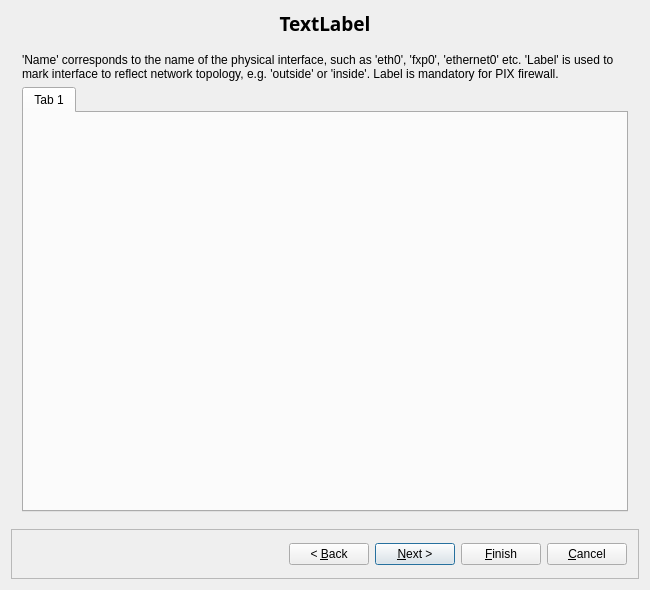
<?xml version="1.0" encoding="UTF-8"?>
<ui version="4.0">
 <class>newFirewallDialog_q</class>
 <widget class="QDialog" name="newFirewallDialog_q">
  <property name="windowModality">
   <enum>Qt::WindowModal</enum>
  </property>
  <property name="geometry">
   <rect>
    <x>0</x>
    <y>0</y>
    <width>650</width>
    <height>590</height>
   </rect>
  </property>
  <property name="minimumSize">
   <size>
    <width>650</width>
    <height>590</height>
   </size>
  </property>
  <property name="windowTitle">
   <string>Creating new firewall object</string>
  </property>
  <property name="windowIcon">
   <iconset resource="MainRes.qrc">
    <normaloff>:/Icons/Firewall/icon-tree</normaloff>:/Icons/Firewall/icon-tree</iconset>
  </property>
  <layout class="QGridLayout" name="gridLayout_8">
   <item row="0" column="0">
    <widget class="QLabel" name="titleLabel">
     <property name="sizePolicy">
      <sizepolicy hsizetype="MinimumExpanding" vsizetype="Fixed">
       <horstretch>0</horstretch>
       <verstretch>0</verstretch>
      </sizepolicy>
     </property>
     <property name="minimumSize">
      <size>
       <width>0</width>
       <height>25</height>
      </size>
     </property>
     <property name="font">
      <font>
       <family>Sans Serif</family>
       <pointsize>14</pointsize>
       <weight>75</weight>
       <italic>false</italic>
       <bold>true</bold>
      </font>
     </property>
     <property name="text">
      <string>TextLabel</string>
     </property>
     <property name="alignment">
      <set>Qt::AlignCenter</set>
     </property>
    </widget>
   </item>
   <item row="1" column="0">
    <widget class="QStackedWidget" name="stackedWidget">
     <property name="minimumSize">
      <size>
       <width>500</width>
       <height>450</height>
      </size>
     </property>
     <property name="currentIndex">
      <number>2</number>
     </property>
     <widget class="QWidget" name="page1">
      <layout class="QGridLayout" name="gridLayout_4">
       <item row="0" column="0">
        <widget class="QLabel" name="label631">
         <property name="text">
          <string>Name of the new firewall object:</string>
         </property>
         <property name="alignment">
          <set>Qt::AlignRight|Qt::AlignTrailing|Qt::AlignVCenter</set>
         </property>
         <property name="wordWrap">
          <bool>false</bool>
         </property>
        </widget>
       </item>
       <item row="0" column="1">
        <widget class="QLineEdit" name="obj_name"/>
       </item>
       <item row="1" column="0">
        <widget class="QLabel" name="label657">
         <property name="text">
          <string>Choose firewall software it is running:</string>
         </property>
         <property name="alignment">
          <set>Qt::AlignRight|Qt::AlignTrailing|Qt::AlignVCenter</set>
         </property>
         <property name="wordWrap">
          <bool>false</bool>
         </property>
        </widget>
       </item>
       <item row="1" column="1">
        <widget class="QComboBox" name="platform"/>
       </item>
       <item row="2" column="0">
        <widget class="QLabel" name="label656">
         <property name="text">
          <string>Choose OS the new firewall runs on:</string>
         </property>
         <property name="alignment">
          <set>Qt::AlignRight|Qt::AlignTrailing|Qt::AlignVCenter</set>
         </property>
         <property name="wordWrap">
          <bool>false</bool>
         </property>
        </widget>
       </item>
       <item row="2" column="1">
        <widget class="QComboBox" name="hostOS"/>
       </item>
       <item row="3" column="0" colspan="2">
        <widget class="Line" name="line1">
         <property name="sizePolicy">
          <sizepolicy hsizetype="Minimum" vsizetype="Fixed">
           <horstretch>0</horstretch>
           <verstretch>0</verstretch>
          </sizepolicy>
         </property>
         <property name="minimumSize">
          <size>
           <width>0</width>
           <height>20</height>
          </size>
         </property>
         <property name="frameShape">
          <enum>QFrame::HLine</enum>
         </property>
         <property name="frameShadow">
          <enum>QFrame::Sunken</enum>
         </property>
         <property name="orientation">
          <enum>Qt::Horizontal</enum>
         </property>
        </widget>
       </item>
       <item row="4" column="0">
        <widget class="QCheckBox" name="useTemplate">
         <property name="text">
          <string>Use preconfigured firewall templates</string>
         </property>
        </widget>
       </item>
       <item row="5" column="0" colspan="2">
        <widget class="QGroupBox" name="templateGroupBox">
         <layout class="QGridLayout" name="gridLayout">
          <item row="0" column="0" colspan="2">
           <widget class="QLabel" name="templateLibExplanation">
            <property name="text">
             <string>Firewall Builder comes with a library of standard template firewall objects, however you can compose your own library of templates and use it to create new firewall.</string>
            </property>
            <property name="wordWrap">
             <bool>true</bool>
            </property>
           </widget>
          </item>
          <item row="1" column="0">
           <widget class="QRadioButton" name="useStandard">
            <property name="text">
             <string>Use standard template objects</string>
            </property>
           </widget>
          </item>
          <item row="2" column="0">
           <widget class="QRadioButton" name="useCustom">
            <property name="text">
             <string>Use custom template objects</string>
            </property>
           </widget>
          </item>
          <item row="2" column="1">
           <widget class="QPushButton" name="selectCustomTemplateLib">
            <property name="text">
             <string>Select custom template library file</string>
            </property>
           </widget>
          </item>
          <item row="3" column="0">
           <widget class="QLabel" name="templateFilePathLabel">
            <property name="text">
             <string>Using template library file:</string>
            </property>
           </widget>
          </item>
          <item row="4" column="0" colspan="2">
           <widget class="QLineEdit" name="templateFilePath">
            <property name="minimumSize">
             <size>
              <width>400</width>
              <height>0</height>
             </size>
            </property>
           </widget>
          </item>
         </layout>
        </widget>
       </item>
       <item row="6" column="1">
        <spacer name="verticalSpacer">
         <property name="orientation">
          <enum>Qt::Vertical</enum>
         </property>
         <property name="sizeHint" stdset="0">
          <size>
           <width>20</width>
           <height>1</height>
          </size>
         </property>
        </spacer>
       </item>
      </layout>
     </widget>
     <widget class="QWidget" name="page2">
      <layout class="QGridLayout">
       <property name="margin">
        <number>0</number>
       </property>
       <item row="0" column="0">
        <widget class="QLabel" name="label662">
         <property name="text">
          <string>Next step is to add interfaces to the new firewall. There are two ways to do it: using SNMP query or manually. Adding them using SNMP query is fast and automatic, but is only possible if firewall runs SNMP agent and you know SNMP community string 'read'.</string>
         </property>
         <property name="alignment">
          <set>Qt::AlignLeading|Qt::AlignLeft|Qt::AlignVCenter</set>
         </property>
         <property name="wordWrap">
          <bool>true</bool>
         </property>
        </widget>
       </item>
       <item row="1" column="0">
        <spacer>
         <property name="orientation">
          <enum>Qt::Vertical</enum>
         </property>
         <property name="sizeType">
          <enum>QSizePolicy::Fixed</enum>
         </property>
         <property name="sizeHint" stdset="0">
          <size>
           <width>20</width>
           <height>20</height>
          </size>
         </property>
        </spacer>
       </item>
       <item row="2" column="0">
        <widget class="QGroupBox" name="buttonGroup1">
         <property name="title">
          <string/>
         </property>
         <layout class="QGridLayout">
          <property name="verticalSpacing">
           <number>10</number>
          </property>
          <property name="margin">
           <number>12</number>
          </property>
          <item row="0" column="0">
           <widget class="QRadioButton" name="use_manual">
            <property name="text">
             <string>Configure interfaces manually</string>
            </property>
            <property name="checked">
             <bool>true</bool>
            </property>
           </widget>
          </item>
          <item row="1" column="0">
           <widget class="QRadioButton" name="use_snmp">
            <property name="text">
             <string>Use SNMP to discover interfaces of the firewall</string>
            </property>
           </widget>
          </item>
         </layout>
        </widget>
       </item>
       <item row="3" column="0">
        <layout class="QGridLayout">
         <item row="2" column="4">
          <spacer>
           <property name="orientation">
            <enum>Qt::Horizontal</enum>
           </property>
           <property name="sizeType">
            <enum>QSizePolicy::Expanding</enum>
           </property>
           <property name="sizeHint" stdset="0">
            <size>
             <width>40</width>
             <height>20</height>
            </size>
           </property>
          </spacer>
         </item>
         <item row="3" column="0" colspan="5">
          <widget class="QTextBrowser" name="snmpProgress"/>
         </item>
         <item row="2" column="1" colspan="3">
          <widget class="QPushButton" name="snmpQuery">
           <property name="text">
            <string>Discover Interfaces using SNMP</string>
           </property>
          </widget>
         </item>
         <item row="0" column="0" colspan="2">
          <widget class="QLabel" name="label665">
           <property name="text">
            <string>SNMP 'read' community string:</string>
           </property>
           <property name="alignment">
            <set>Qt::AlignCenter</set>
           </property>
           <property name="wordWrap">
            <bool>false</bool>
           </property>
          </widget>
         </item>
         <item row="0" column="3" colspan="2">
          <spacer>
           <property name="orientation">
            <enum>Qt::Horizontal</enum>
           </property>
           <property name="sizeType">
            <enum>QSizePolicy::Expanding</enum>
           </property>
           <property name="sizeHint" stdset="0">
            <size>
             <width>140</width>
             <height>20</height>
            </size>
           </property>
          </spacer>
         </item>
         <item row="2" column="0">
          <spacer>
           <property name="orientation">
            <enum>Qt::Horizontal</enum>
           </property>
           <property name="sizeType">
            <enum>QSizePolicy::Expanding</enum>
           </property>
           <property name="sizeHint" stdset="0">
            <size>
             <width>40</width>
             <height>20</height>
            </size>
           </property>
          </spacer>
         </item>
         <item row="0" column="2">
          <widget class="QLineEdit" name="snmp_community"/>
         </item>
         <item row="1" column="0">
          <widget class="QLabel" name="label_3">
           <property name="text">
            <string>Firewall IP address:</string>
           </property>
          </widget>
         </item>
         <item row="1" column="2">
          <widget class="QLineEdit" name="snmpIP"/>
         </item>
        </layout>
       </item>
      </layout>
     </widget>
     <widget class="QWidget" name="page3">
      <layout class="QGridLayout" name="gridLayout_5">
       <item row="0" column="0">
        <widget class="QLabel" name="label632">
         <property name="sizePolicy">
          <sizepolicy hsizetype="Preferred" vsizetype="Fixed">
           <horstretch>0</horstretch>
           <verstretch>0</verstretch>
          </sizepolicy>
         </property>
         <property name="text">
          <string>'Name' corresponds to the name of the physical interface, such as 'eth0', 'fxp0', 'ethernet0' etc. 'Label' is used to mark interface to reflect network topology, e.g. 'outside' or 'inside'. Label is mandatory for PIX firewall.</string>
         </property>
         <property name="alignment">
          <set>Qt::AlignLeading|Qt::AlignLeft|Qt::AlignVCenter</set>
         </property>
         <property name="wordWrap">
          <bool>true</bool>
         </property>
        </widget>
       </item>
       <item row="1" column="0">
        <widget class="InterfacesTabWidget" name="interfaceEditor1">
         <property name="currentIndex">
          <number>0</number>
         </property>
         <widget class="QWidget" name="tab_2">
          <attribute name="title">
           <string>Tab 1</string>
          </attribute>
         </widget>
        </widget>
       </item>
      </layout>
     </widget>
     <widget class="QWidget" name="page4">
      <layout class="QGridLayout" name="gridLayout_7">
       <property name="leftMargin">
        <number>9</number>
       </property>
       <item row="0" column="0" colspan="2">
        <widget class="QLabel" name="label666">
         <property name="text">
          <string>In order to be able to build firewall policy properly, Firewall Builder needs information about 'security level' of the firewall's interfaces. Interface that connects it to the Internet is considered 'insecure' and has security level '0', while interface connected to the internal network is supposed to be 'secure' (security level '100'). </string>
         </property>
         <property name="alignment">
          <set>Qt::AlignLeading|Qt::AlignLeft|Qt::AlignVCenter</set>
         </property>
         <property name="wordWrap">
          <bool>true</bool>
         </property>
        </widget>
       </item>
       <item row="1" column="0" colspan="2">
        <widget class="QLabel" name="sec_level_txt1">
         <property name="alignment">
          <set>Qt::AlignCenter</set>
         </property>
         <property name="wordWrap">
          <bool>true</bool>
         </property>
        </widget>
       </item>
       <item row="2" column="0" colspan="2">
        <widget class="QLabel" name="sec_level_txt2">
         <property name="alignment">
          <set>Qt::AlignCenter</set>
         </property>
         <property name="wordWrap">
          <bool>true</bool>
         </property>
        </widget>
       </item>
       <item row="3" column="1">
        <widget class="QFrame" name="frame160">
         <property name="frameShape">
          <enum>QFrame::NoFrame</enum>
         </property>
         <property name="frameShadow">
          <enum>QFrame::Sunken</enum>
         </property>
         <layout class="QGridLayout" name="gridLayout_2">
          <property name="margin">
           <number>0</number>
          </property>
          <item row="0" column="0">
           <widget class="QTableWidget" name="iface_sl_list">
            <property name="showGrid">
             <bool>true</bool>
            </property>
            <property name="sortingEnabled">
             <bool>true</bool>
            </property>
            <column>
             <property name="text">
              <string>Name</string>
             </property>
            </column>
            <column>
             <property name="text">
              <string>Label</string>
             </property>
            </column>
            <column>
             <property name="text">
              <string>Address</string>
             </property>
            </column>
            <column>
             <property name="text">
              <string>Security Level</string>
             </property>
            </column>
           </widget>
          </item>
         </layout>
        </widget>
       </item>
      </layout>
     </widget>
     <widget class="QWidget" name="page5">
      <layout class="QGridLayout" name="gridLayout_10">
       <item row="0" column="0">
        <widget class="QLabel" name="label666_2">
         <property name="text">
          <string>Firewall Builder uses Network Zones to determine network topology. Each firewall interface must have a Network Zone configured. The Network Zone of an interface represents the set of IP networks that would be the source IP address of traffic arriving inbound on an interface.</string>
         </property>
         <property name="alignment">
          <set>Qt::AlignLeading|Qt::AlignLeft|Qt::AlignVCenter</set>
         </property>
         <property name="wordWrap">
          <bool>true</bool>
         </property>
        </widget>
       </item>
       <item row="1" column="0">
        <widget class="QLabel" name="label_2">
         <property name="text">
          <string>If you do not set the Network Zone now you can update the Network Zone configuration after the firewall has been created by double-clicking on the network interface of the firewall object and then selecting the desired object from the Network Zone dropdown list.</string>
         </property>
         <property name="wordWrap">
          <bool>true</bool>
         </property>
        </widget>
       </item>
       <item row="2" column="0">
        <widget class="QLabel" name="label_4">
         <property name="text">
          <string/>
         </property>
         <property name="pixmap">
          <pixmap resource="MainRes.qrc">:/Images/network_zone_dialog.png</pixmap>
         </property>
         <property name="alignment">
          <set>Qt::AlignCenter</set>
         </property>
        </widget>
       </item>
       <item row="3" column="0">
        <widget class="QFrame" name="frame160_2">
         <property name="minimumSize">
          <size>
           <width>0</width>
           <height>150</height>
          </size>
         </property>
         <property name="frameShape">
          <enum>QFrame::NoFrame</enum>
         </property>
         <property name="frameShadow">
          <enum>QFrame::Sunken</enum>
         </property>
         <layout class="QGridLayout" name="gridLayout_9">
          <property name="margin">
           <number>0</number>
          </property>
          <item row="0" column="0">
           <widget class="QTableWidget" name="iface_nz_list">
            <property name="showGrid">
             <bool>true</bool>
            </property>
            <property name="sortingEnabled">
             <bool>true</bool>
            </property>
            <column>
             <property name="text">
              <string>Name</string>
             </property>
            </column>
            <column>
             <property name="text">
              <string>Label</string>
             </property>
            </column>
            <column>
             <property name="text">
              <string>Address</string>
             </property>
            </column>
            <column>
             <property name="text">
              <string>Security Level</string>
             </property>
            </column>
           </widget>
          </item>
         </layout>
        </widget>
       </item>
      </layout>
     </widget>
     <widget class="QWidget" name="page6">
      <layout class="QGridLayout">
       <property name="margin">
        <number>0</number>
       </property>
       <item row="1" column="1">
        <widget class="QFrame" name="frame5">
         <property name="sizePolicy">
          <sizepolicy hsizetype="Expanding" vsizetype="Preferred">
           <horstretch>0</horstretch>
           <verstretch>0</verstretch>
          </sizepolicy>
         </property>
         <property name="minimumSize">
          <size>
           <width>250</width>
           <height>210</height>
          </size>
         </property>
         <property name="frameShape">
          <enum>QFrame::StyledPanel</enum>
         </property>
         <property name="frameShadow">
          <enum>QFrame::Sunken</enum>
         </property>
         <layout class="QGridLayout" name="gridLayout_3">
          <item row="0" column="0">
           <widget class="Line" name="intfOutsideLine">
            <property name="sizePolicy">
             <sizepolicy hsizetype="Fixed" vsizetype="Minimum">
              <horstretch>0</horstretch>
              <verstretch>0</verstretch>
             </sizepolicy>
            </property>
            <property name="minimumSize">
             <size>
              <width>20</width>
              <height>20</height>
             </size>
            </property>
            <property name="frameShape">
             <enum>QFrame::VLine</enum>
            </property>
            <property name="frameShadow">
             <enum>QFrame::Sunken</enum>
            </property>
            <property name="orientation">
             <enum>Qt::Vertical</enum>
            </property>
           </widget>
          </item>
          <item row="0" column="1" colspan="2">
           <widget class="QTextBrowser" name="intfOutsideText">
            <property name="sizePolicy">
             <sizepolicy hsizetype="Expanding" vsizetype="Fixed">
              <horstretch>0</horstretch>
              <verstretch>0</verstretch>
             </sizepolicy>
            </property>
            <property name="maximumSize">
             <size>
              <width>16777215</width>
              <height>55</height>
             </size>
            </property>
            <property name="frameShape">
             <enum>QFrame::Panel</enum>
            </property>
            <property name="frameShadow">
             <enum>QFrame::Raised</enum>
            </property>
            <property name="verticalScrollBarPolicy">
             <enum>Qt::ScrollBarAlwaysOff</enum>
            </property>
            <property name="horizontalScrollBarPolicy">
             <enum>Qt::ScrollBarAlwaysOff</enum>
            </property>
           </widget>
          </item>
          <item row="1" column="0">
           <widget class="QLabel" name="pixmapLabel1">
            <property name="pixmap">
             <pixmap resource="MainRes.qrc">:/Icons/firewall_64.png</pixmap>
            </property>
            <property name="scaledContents">
             <bool>false</bool>
            </property>
            <property name="wordWrap">
             <bool>false</bool>
            </property>
           </widget>
          </item>
          <item row="1" column="1">
           <widget class="Line" name="intfDMZLine">
            <property name="sizePolicy">
             <sizepolicy hsizetype="Minimum" vsizetype="Fixed">
              <horstretch>0</horstretch>
              <verstretch>0</verstretch>
             </sizepolicy>
            </property>
            <property name="minimumSize">
             <size>
              <width>20</width>
              <height>20</height>
             </size>
            </property>
            <property name="frameShape">
             <enum>QFrame::HLine</enum>
            </property>
            <property name="frameShadow">
             <enum>QFrame::Sunken</enum>
            </property>
            <property name="orientation">
             <enum>Qt::Horizontal</enum>
            </property>
           </widget>
          </item>
          <item row="1" column="2">
           <widget class="QTextBrowser" name="intfDMZText">
            <property name="sizePolicy">
             <sizepolicy hsizetype="Expanding" vsizetype="Fixed">
              <horstretch>0</horstretch>
              <verstretch>0</verstretch>
             </sizepolicy>
            </property>
            <property name="maximumSize">
             <size>
              <width>16777215</width>
              <height>55</height>
             </size>
            </property>
            <property name="frameShape">
             <enum>QFrame::Panel</enum>
            </property>
            <property name="frameShadow">
             <enum>QFrame::Raised</enum>
            </property>
            <property name="verticalScrollBarPolicy">
             <enum>Qt::ScrollBarAlwaysOff</enum>
            </property>
            <property name="horizontalScrollBarPolicy">
             <enum>Qt::ScrollBarAlwaysOff</enum>
            </property>
           </widget>
          </item>
          <item row="2" column="0">
           <widget class="Line" name="intfInsideLine">
            <property name="sizePolicy">
             <sizepolicy hsizetype="Fixed" vsizetype="Minimum">
              <horstretch>0</horstretch>
              <verstretch>0</verstretch>
             </sizepolicy>
            </property>
            <property name="minimumSize">
             <size>
              <width>20</width>
              <height>20</height>
             </size>
            </property>
            <property name="frameShape">
             <enum>QFrame::VLine</enum>
            </property>
            <property name="frameShadow">
             <enum>QFrame::Sunken</enum>
            </property>
            <property name="orientation">
             <enum>Qt::Vertical</enum>
            </property>
           </widget>
          </item>
          <item row="2" column="1" colspan="2">
           <widget class="QTextBrowser" name="intfInsideText">
            <property name="sizePolicy">
             <sizepolicy hsizetype="Expanding" vsizetype="Fixed">
              <horstretch>0</horstretch>
              <verstretch>0</verstretch>
             </sizepolicy>
            </property>
            <property name="maximumSize">
             <size>
              <width>16777215</width>
              <height>55</height>
             </size>
            </property>
            <property name="frameShape">
             <enum>QFrame::Panel</enum>
            </property>
            <property name="frameShadow">
             <enum>QFrame::Raised</enum>
            </property>
            <property name="verticalScrollBarPolicy">
             <enum>Qt::ScrollBarAlwaysOff</enum>
            </property>
            <property name="horizontalScrollBarPolicy">
             <enum>Qt::ScrollBarAlwaysOff</enum>
            </property>
           </widget>
          </item>
         </layout>
        </widget>
       </item>
       <item row="0" column="0" colspan="2">
        <widget class="QLabel" name="textLabel1">
         <property name="text">
          <string>Choose template object in the list and click 'Next' when ready.

You can change  interface names and their IP addresses on the next page. Template firewall object comes with basic policy and NAT rules that implement policy described in its comment. If you change IP addresses of its interfaces, policy and NAT rules will be automatically corrected to reflect this change. However you should always inspect the rules and adjust them to suite your security policy. Template objects are designed to be a starting point, a way to jump-start your configuration and most likely require changes to be useful in your environment.
</string>
         </property>
         <property name="alignment">
          <set>Qt::AlignVCenter</set>
         </property>
         <property name="wordWrap">
          <bool>true</bool>
         </property>
        </widget>
       </item>
       <item row="2" column="0" colspan="2">
        <widget class="QTextBrowser" name="templateComment"/>
       </item>
       <item row="1" column="0">
        <widget class="QListWidget" name="templateList">
         <property name="minimumSize">
          <size>
           <width>200</width>
           <height>0</height>
          </size>
         </property>
         <property name="maximumSize">
          <size>
           <width>250</width>
           <height>16777215</height>
          </size>
         </property>
        </widget>
       </item>
      </layout>
     </widget>
     <widget class="QWidget" name="page7">
      <layout class="QGridLayout" name="gridLayout_6">
       <item row="0" column="0">
        <widget class="QLabel" name="label">
         <property name="text">
          <string>'Name' corresponds to the name of the physical interface, such as 'eth0', 'fxp0', 'ethernet0' etc. 'Label' is used to mark interface to reflect network topology, e.g. 'outside' or 'inside'. Label is mandatory for PIX firewall.</string>
         </property>
         <property name="wordWrap">
          <bool>true</bool>
         </property>
        </widget>
       </item>
       <item row="1" column="0">
        <widget class="InterfacesTabWidget" name="interfaceEditor2">
         <property name="currentIndex">
          <number>0</number>
         </property>
         <widget class="QWidget" name="tab">
          <attribute name="title">
           <string>Tab 1</string>
          </attribute>
         </widget>
        </widget>
       </item>
      </layout>
     </widget>
    </widget>
   </item>
   <item row="2" column="0">
    <widget class="QFrame" name="frame">
     <property name="sizePolicy">
      <sizepolicy hsizetype="MinimumExpanding" vsizetype="Fixed">
       <horstretch>1</horstretch>
       <verstretch>0</verstretch>
      </sizepolicy>
     </property>
     <property name="minimumSize">
      <size>
       <width>400</width>
       <height>50</height>
      </size>
     </property>
     <property name="frameShape">
      <enum>QFrame::StyledPanel</enum>
     </property>
     <property name="frameShadow">
      <enum>QFrame::Raised</enum>
     </property>
     <layout class="QHBoxLayout">
      <item>
       <spacer>
        <property name="orientation">
         <enum>Qt::Horizontal</enum>
        </property>
        <property name="sizeHint" stdset="0">
         <size>
          <width>161</width>
          <height>37</height>
         </size>
        </property>
       </spacer>
      </item>
      <item>
       <widget class="QPushButton" name="backButton">
        <property name="text">
         <string>&lt; &amp;Back</string>
        </property>
        <property name="autoDefault">
         <bool>false</bool>
        </property>
       </widget>
      </item>
      <item>
       <widget class="QPushButton" name="nextButton">
        <property name="text">
         <string>&amp;Next &gt;</string>
        </property>
        <property name="autoDefault">
         <bool>true</bool>
        </property>
        <property name="default">
         <bool>true</bool>
        </property>
        <property name="flat">
         <bool>false</bool>
        </property>
       </widget>
      </item>
      <item>
       <widget class="QPushButton" name="finishButton">
        <property name="text">
         <string>&amp;Finish</string>
        </property>
        <property name="default">
         <bool>false</bool>
        </property>
        <property name="flat">
         <bool>false</bool>
        </property>
       </widget>
      </item>
      <item>
       <widget class="QPushButton" name="cancelButton">
        <property name="text">
         <string>&amp;Cancel</string>
        </property>
        <property name="autoDefault">
         <bool>false</bool>
        </property>
       </widget>
      </item>
     </layout>
    </widget>
   </item>
  </layout>
 </widget>
 <layoutdefault spacing="6" margin="11"/>
 <customwidgets>
  <customwidget>
   <class>InterfacesTabWidget</class>
   <extends>QTabWidget</extends>
   <header>InterfacesTabWidget.h</header>
   <container>1</container>
  </customwidget>
 </customwidgets>
 <tabstops>
  <tabstop>obj_name</tabstop>
  <tabstop>platform</tabstop>
  <tabstop>hostOS</tabstop>
  <tabstop>useTemplate</tabstop>
  <tabstop>use_manual</tabstop>
  <tabstop>snmp_community</tabstop>
  <tabstop>snmpQuery</tabstop>
  <tabstop>snmpProgress</tabstop>
  <tabstop>templateList</tabstop>
  <tabstop>intfOutsideText</tabstop>
  <tabstop>intfDMZText</tabstop>
  <tabstop>intfInsideText</tabstop>
  <tabstop>templateComment</tabstop>
 </tabstops>
 <resources>
  <include location="MainRes.qrc"/>
 </resources>
 <connections>
  <connection>
   <sender>obj_name</sender>
   <signal>textChanged(QString)</signal>
   <receiver>newFirewallDialog_q</receiver>
   <slot>changed()</slot>
   <hints>
    <hint type="sourcelabel">
     <x>99</x>
     <y>58</y>
    </hint>
    <hint type="destinationlabel">
     <x>20</x>
     <y>20</y>
    </hint>
   </hints>
  </connection>
  <connection>
   <sender>platform</sender>
   <signal>activated(int)</signal>
   <receiver>newFirewallDialog_q</receiver>
   <slot>changed()</slot>
   <hints>
    <hint type="sourcelabel">
     <x>102</x>
     <y>58</y>
    </hint>
    <hint type="destinationlabel">
     <x>20</x>
     <y>20</y>
    </hint>
   </hints>
  </connection>
  <connection>
   <sender>use_snmp</sender>
   <signal>toggled(bool)</signal>
   <receiver>newFirewallDialog_q</receiver>
   <slot>changed()</slot>
   <hints>
    <hint type="sourcelabel">
     <x>70</x>
     <y>76</y>
    </hint>
    <hint type="destinationlabel">
     <x>20</x>
     <y>20</y>
    </hint>
   </hints>
  </connection>
  <connection>
   <sender>snmpQuery</sender>
   <signal>clicked()</signal>
   <receiver>newFirewallDialog_q</receiver>
   <slot>getInterfacesViaSNMP()</slot>
   <hints>
    <hint type="sourcelabel">
     <x>102</x>
     <y>88</y>
    </hint>
    <hint type="destinationlabel">
     <x>20</x>
     <y>20</y>
    </hint>
   </hints>
  </connection>
  <connection>
   <sender>templateList</sender>
   <signal>currentItemChanged(QListWidgetItem*,QListWidgetItem*)</signal>
   <receiver>newFirewallDialog_q</receiver>
   <slot>templateSelected(QListWidgetItem*)</slot>
   <hints>
    <hint type="sourcelabel">
     <x>32</x>
     <y>126</y>
    </hint>
    <hint type="destinationlabel">
     <x>20</x>
     <y>20</y>
    </hint>
   </hints>
  </connection>
  <connection>
   <sender>newFirewallDialog_q</sender>
   <signal>rejected()</signal>
   <receiver>newFirewallDialog_q</receiver>
   <slot>cleanup()</slot>
   <hints>
    <hint type="sourcelabel">
     <x>324</x>
     <y>294</y>
    </hint>
    <hint type="destinationlabel">
     <x>324</x>
     <y>294</y>
    </hint>
   </hints>
  </connection>
 </connections>
 <slots>
  <slot>cancelClicked()</slot>
  <slot>cleanup()</slot>
 </slots>
</ui>
